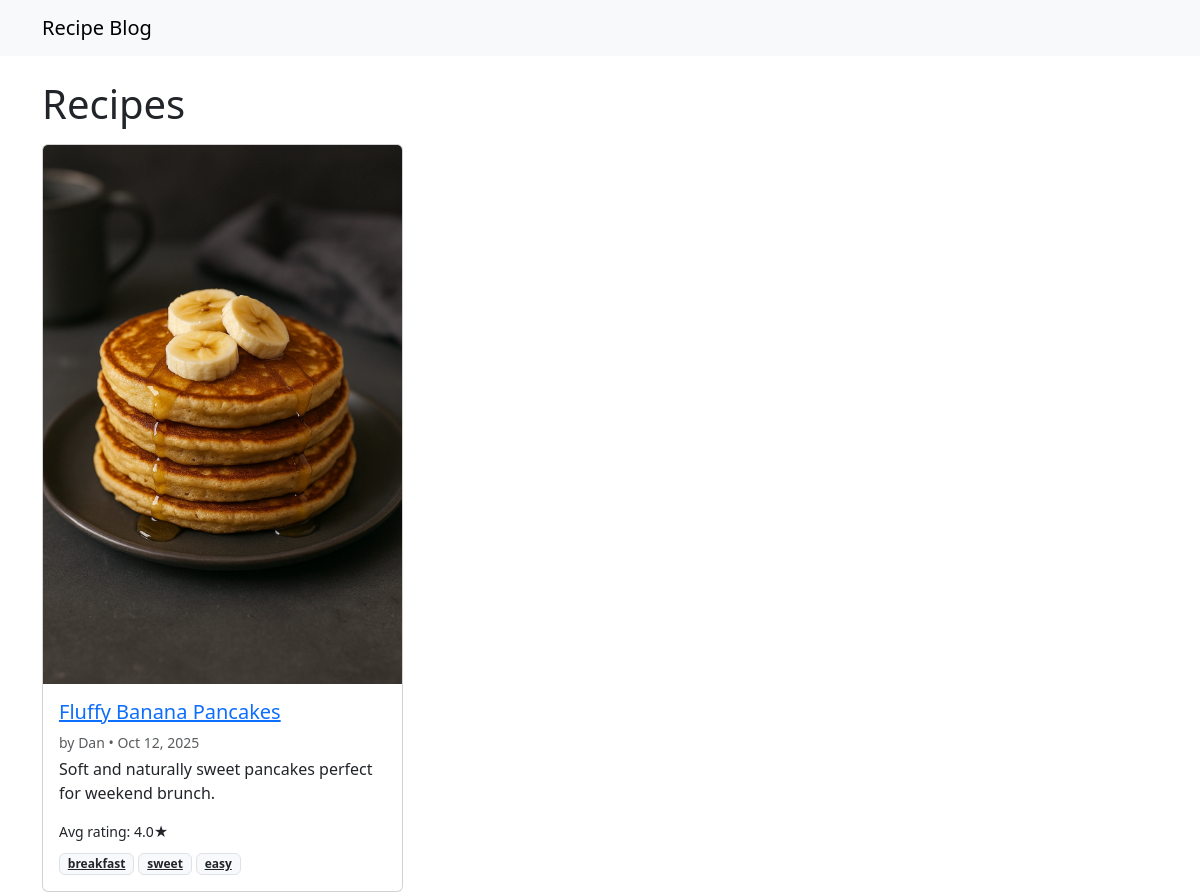
Screenshot of /?tag=breakfast with the database file from the repository.
### recipes/models.py (models this page shows, shortened)
class Recipe(models.Model):
    author = models.ForeignKey(User, on_delete=models.CASCADE, related_name="recipes")
    title = models.CharField(max_length=200)
    slug = models.SlugField(max_length=220, unique=True)
    excerpt = models.TextField(max_length=300, blank=True)
    description = models.TextField()
    ingredients = models.TextField(help_text="One per line")
    steps = models.TextField(help_text="One step per line")
    tags = models.CharField(max_length=250, blank=True, help_text="Comma-separated tags")
    prep_minutes = models.PositiveIntegerField(default=0)
    cook_minutes = models.PositiveIntegerField(default=0)
    servings = models.PositiveIntegerField(default=1)
    image = models.ImageField(upload_to="recipes/", blank=True, null=True)
    status = models.CharField(max_length=10, choices=STATUS_CHOICES, default="draft")
    created_at = models.DateTimeField(auto_now_add=True)
    updated_at = models.DateTimeField(auto_now=True)
    class Meta:
        ordering = ["-created_at"]
    def tag_list(self) -> list[str]:
        return [t.strip() for t in self.tags.split(",") if t.strip()]
    @property
    def average_rating(self) -> float:
        agg = self.ratings.aggregate(models.Avg("stars"))
        return round(agg["stars__avg"] or 0, 1)

### recipes/views.py (the view, shortened to what this page needs)
# urls.py: path("", views.RecipeListView.as_view(), name="recipe_list"),
class RecipeListView(ListView):
    model = Recipe
    template_name = "recipes/recipe_list.html"
    context_object_name = "recipes"
    paginate_by = 9
    def get_queryset(self):
        qs = Recipe.objects.filter(status="published")
        q = self.request.GET.get("q")
        tag = self.request.GET.get("tag")
        if tag:
            qs = qs.filter(tags__icontains=tag)
        return qs

### recipes/templates/recipes/recipe_list.html (shortened to what this page needs)
{% extends "base.html" %}
{% block content %}
<h1 class="mb-3">Recipes</h1>
<div class="row g-3">
  {% for r in recipes %}
  <div class="col-md-4">
    <div class="card h-100">
      {% if r.image %}<img src="{{ r.image.url }}" class="card-img-top" alt="{{ r.title }}">{% endif %}
      <div class="card-body">
        <h5 class="card-title"><a href="{% url 'recipe_detail' r.slug %}">{{ r.title }}</a></h5>
        <p class="text-muted small mb-1">by {{ r.author.username }} • {{ r.created_at|date:"M d, Y" }}</p>
        {% if r.excerpt %}<p class="card-text">{{ r.excerpt }}</p>{% endif %}
        {% if r.average_rating %}<div class="small">Avg rating: {{ r.average_rating }}★</div>{% endif %}
        <div class="mt-2">
          {% for t in r.tag_list %}
            <a class="badge bg-light text-dark border" href="?tag={{ t|urlencode }}">{{ t }}</a>
          {% endfor %}
        </div>
      </div>
    </div>
  </div>
  {% empty %}
    <p>No recipes yet.</p>
  {% endfor %}
</div>
{% endblock %}

### static/site.css (style rules this page uses)
img { max-width: 100%; height: auto; }

### rows the page displays
Recipe: image (picture), title "Fluffy Banana Pancakes", author.username "Dan", created_at "Oct 12, 2025", excerpt "Soft and naturally sweet pancakes perfect for weekend brunch.", average_rating "4.0", tag_list "breakfast" "sweet" "easy"
